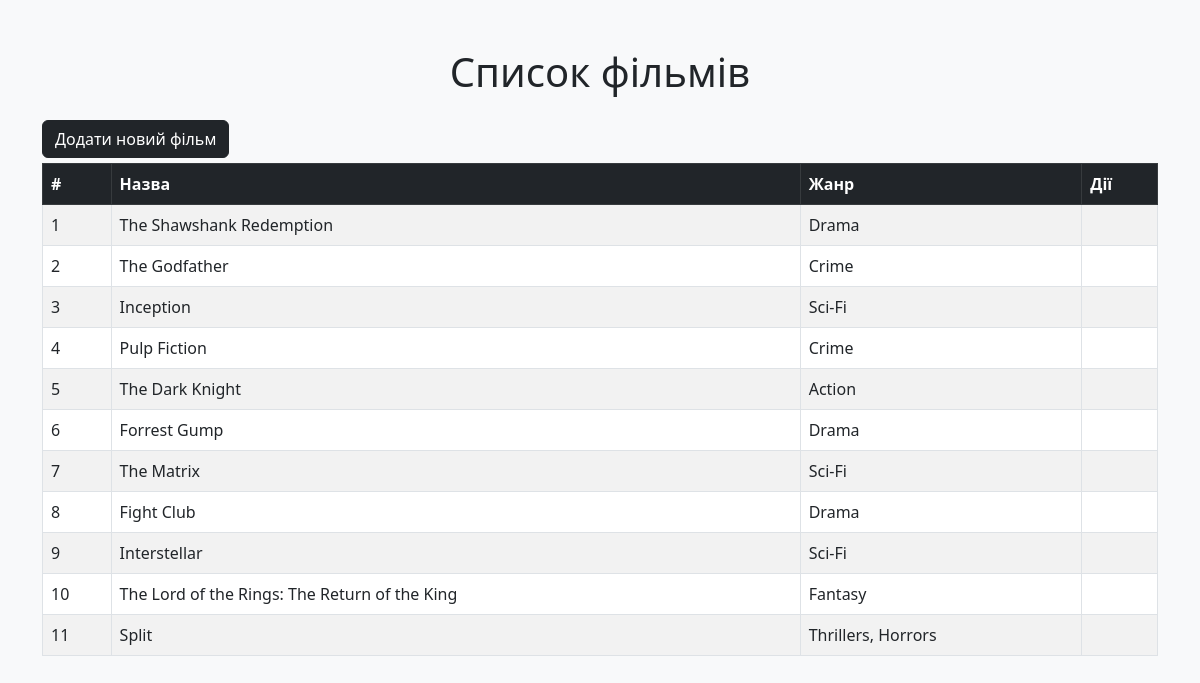
Page /movies/ on the committed database.
### movies/models.py (models this page shows, shortened)
class Movie(models.Model):
    title = models.CharField(max_length=255)
    description = models.TextField()
    release_date = models.DateField()
    genre = models.CharField(max_length=100)
    director = models.CharField(max_length=100)

### movies/views.py (the view)
# urls.py: path('', views.movie_list, name='movie_list'),
def movie_list(request):
    movies = Movie.objects.all()
    return render(request, 'movies/movie_list.html', {'movies': movies})

### movies/templates/movies/movie_list.html (shortened to what this page needs)
<!DOCTYPE html>
<html lang="en">
<head>
    <link href="https://cdn.jsdelivr.net/npm/bootstrap@5.3.0-alpha3/dist/css/bootstrap.min.css" rel="stylesheet">
</head>
<body class="bg-light">
    <div class="container mt-5">
        <h1 class="text-center mb-4">Список фільмів</h1>
        <button type="button" class="btn btn-dark" style="margin-bottom: 5px;">
            <a href="{% url 'movie_create' %}" style="text-decoration: none; color: white;">Додати новий фільм</a>
        </button>
        <div class="table-responsive">
            <table class="table table-striped table-bordered">
                <thead class="table-dark">
                    <tr>
                        <th>#</th>
                        <th>Назва</th>
                        <th>Жанр</th>
                        <th>Дії</th>
                    </tr>
                </thead>
                <tbody>
                    {% for movie in movies %}
                        <tr>
                            <td>{{ forloop.counter }}</td>
                            <td>{{ movie.title }}</td>
                            <td>{{ movie.genre }}</td>
                            <td>
                            </td>
                        </tr>
                    {% empty %}
                        <tr>
                            <td colspan="4" class="text-center">Фільми відсутні.</td>
                        </tr>
                    {% endfor %}
                </tbody>
            </table>
        </div>
    </div>
</body>
</html>

### rows in the picture
Movie: title "The Shawshank Redemption", genre "Drama"
Movie: title "The Godfather", genre "Crime"
Movie: title "Inception", genre "Sci-Fi"
Movie: title "Pulp Fiction", genre "Crime"
Movie: title "The Dark Knight", genre "Action"
Movie: title "Forrest Gump", genre "Drama"
Movie: title "The Matrix", genre "Sci-Fi"
Movie: title "Fight Club", genre "Drama"
Movie: title "Interstellar", genre "Sci-Fi"
Movie: title "The Lord of the Rings: The Return of the King", genre "Fantasy"
Movie: title "Split", genre "Thrillers, Horrors"
